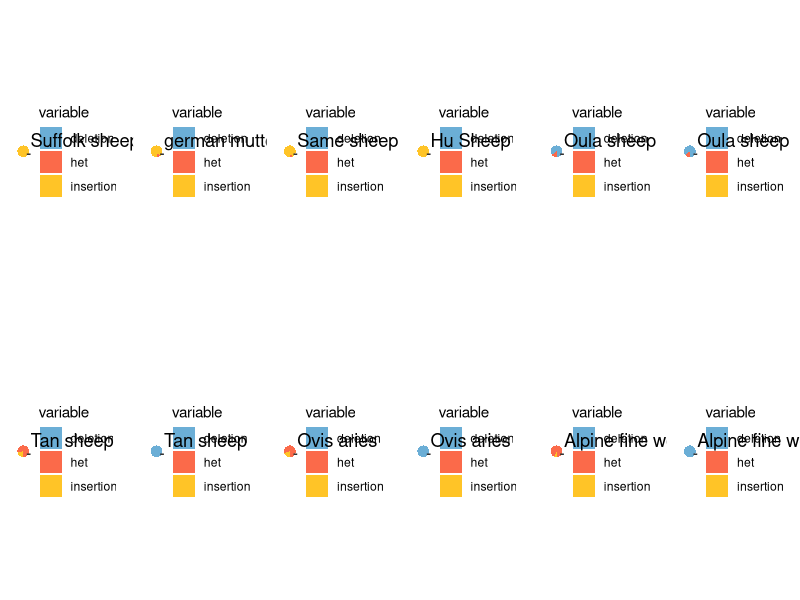
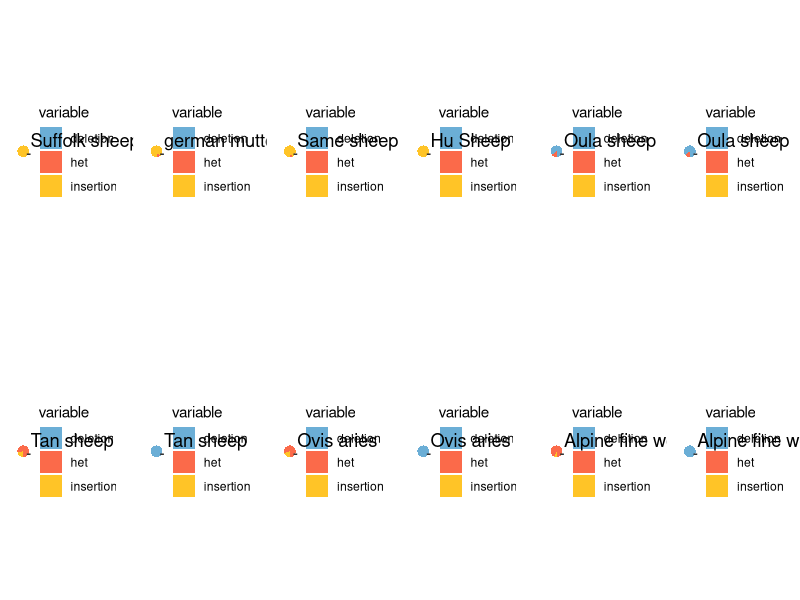

The R source for these figures, in order:
library(ggplot2)
library(reshape2)
library(scales)

data = read.csv("data/horntype.csv")

data = data[-2:-3]

# data = data.frame(data[1], data[-1] / rowSums(data[-1]) * 100)

p <<-  list()
for (i in 1:length(rownames(data))) {
  # print(data[i,])
  dfp <- data.frame(data[i,])
  dfp <- melt(dfp)
  # print(dfp)
  p[[i]] <- ggplot(dfp, aes(x = "", y = value, fill = variable)) +
    geom_bar(width = 1, stat = "identity") +
    theme_bw() +
    theme(panel.border = element_blank(),
          panel.grid = element_blank(),
          axis.text = element_blank()) +
    ggtitle(dfp$Breed[1]) +
    labs(x="", y="") +
    scale_fill_manual(values = c("#6BAED6", "#FB6A4A", "#FFC427")) +
    #geom_text(aes(y = value / 2,label = percent(value / 100)), size = 5) +
                  #label = value), size = 5) +
    coord_polar("y", start = 0)
  #print(p[[i]])
  #ggsave(paste(dfp$Breed[1], i, ".pdf", sep = ''))
}

library(cowplot)
plot_grid(p[[1]], p[[2]], p[[3]], p[[4]], 
          p[[5]],p[[5]], p[[6]], p[[7]], p[[8]], p[[9]], p[[10]],p[[11]], nrow = 2)

ggsave("pie.pdf",width=20,height=5)
